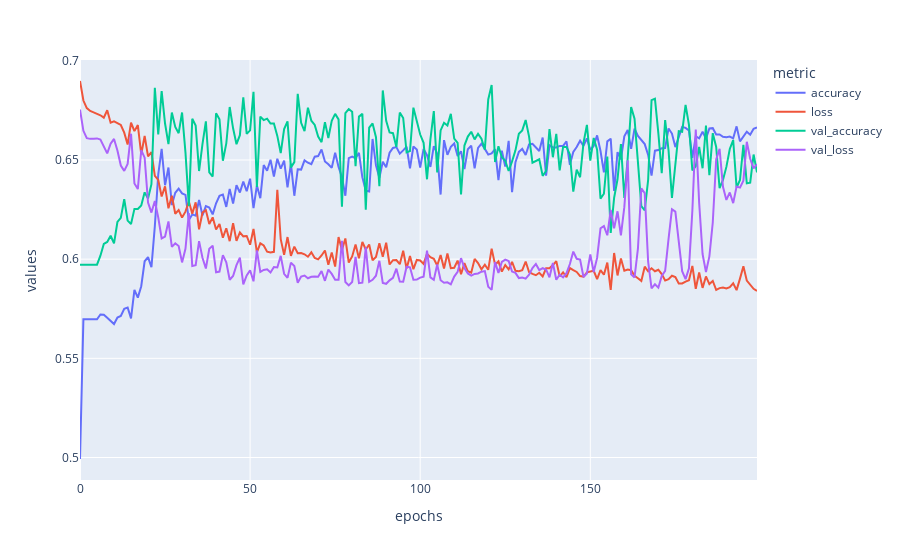

The notebook cell this image was saved under:
### Code cell
ico_training.train_network(loss='binary_crossentropy',
        optimizer='adam',
        metrics=['accuracy'],#, Recall()],
        epochs=200,
        verbose=0,
        batch_size=64,
        callback=earlystop)
ico_training.plot_training()

### Figure 1 — Plotly figure (JSON) as saved in the notebook; plotly's stock layout.template omitted (floating-point values rounded to 4 significant figures; data arrays with more than 128 entries replaced by an {"elided": "..."} marker saying what was removed)
{"data": [{"hovertemplate": "<b>%{hovertext}</b><br><br>metric=accuracy<br>epochs=%{x}<br>values=%{y}<extra></extra>", "hovertext": {"elided": "200 str values"}, "legendgroup": "accuracy", "line": {"color": "#636efa", "dash": "solid"}, "mode": "lines", "name": "accuracy", "orientation": "v", "showlegend": true, "type": "scatter", "x": {"elided": "200 int values"}, "xaxis": "x", "y": {"elided": "200 float values"}, "yaxis": "y"}, {"hovertemplate": "<b>%{hovertext}</b><br><br>metric=loss<br>epochs=%{x}<br>values=%{y}<extra></extra>", "hovertext": {"elided": "200 str values"}, "legendgroup": "loss", "line": {"color": "#EF553B", "dash": "solid"}, "mode": "lines", "name": "loss", "orientation": "v", "showlegend": true, "type": "scatter", "x": {"elided": "200 int values"}, "xaxis": "x", "y": {"elided": "200 float values"}, "yaxis": "y"}, {"hovertemplate": "<b>%{hovertext}</b><br><br>metric=val_accuracy<br>epochs=%{x}<br>values=%{y}<extra></extra>", "hovertext": {"elided": "200 str values"}, "legendgroup": "val_accuracy", "line": {"color": "#00cc96", "dash": "solid"}, "mode": "lines", "name": "val_accuracy", "orientation": "v", "showlegend": true, "type": "scatter", "x": {"elided": "200 int values"}, "xaxis": "x", "y": {"elided": "200 float values"}, "yaxis": "y"}, {"hovertemplate": "<b>%{hovertext}</b><br><br>metric=val_loss<br>epochs=%{x}<br>values=%{y}<extra></extra>", "hovertext": {"elided": "200 str values"}, "legendgroup": "val_loss", "line": {"color": "#ab63fa", "dash": "solid"}, "mode": "lines", "name": "val_loss", "orientation": "v", "showlegend": true, "type": "scatter", "x": {"elided": "200 int values"}, "xaxis": "x", "y": {"elided": "200 float values"}, "yaxis": "y"}], "layout": {"autosize": true, "legend": {"title": {"text": "metric"}, "tracegroupgap": 0}, "margin": {"t": 60}, "xaxis": {"anchor": "y", "autorange": true, "domain": [0, 1], "range": [0, 199], "title": {"text": "epochs"}, "type": "linear"}, "yaxis": {"anchor": "x", "autorange": true, "domain": [0, 1], "range": [0.4887, 0.7004], "title": {"text": "values"}, "type": "linear"}}}
